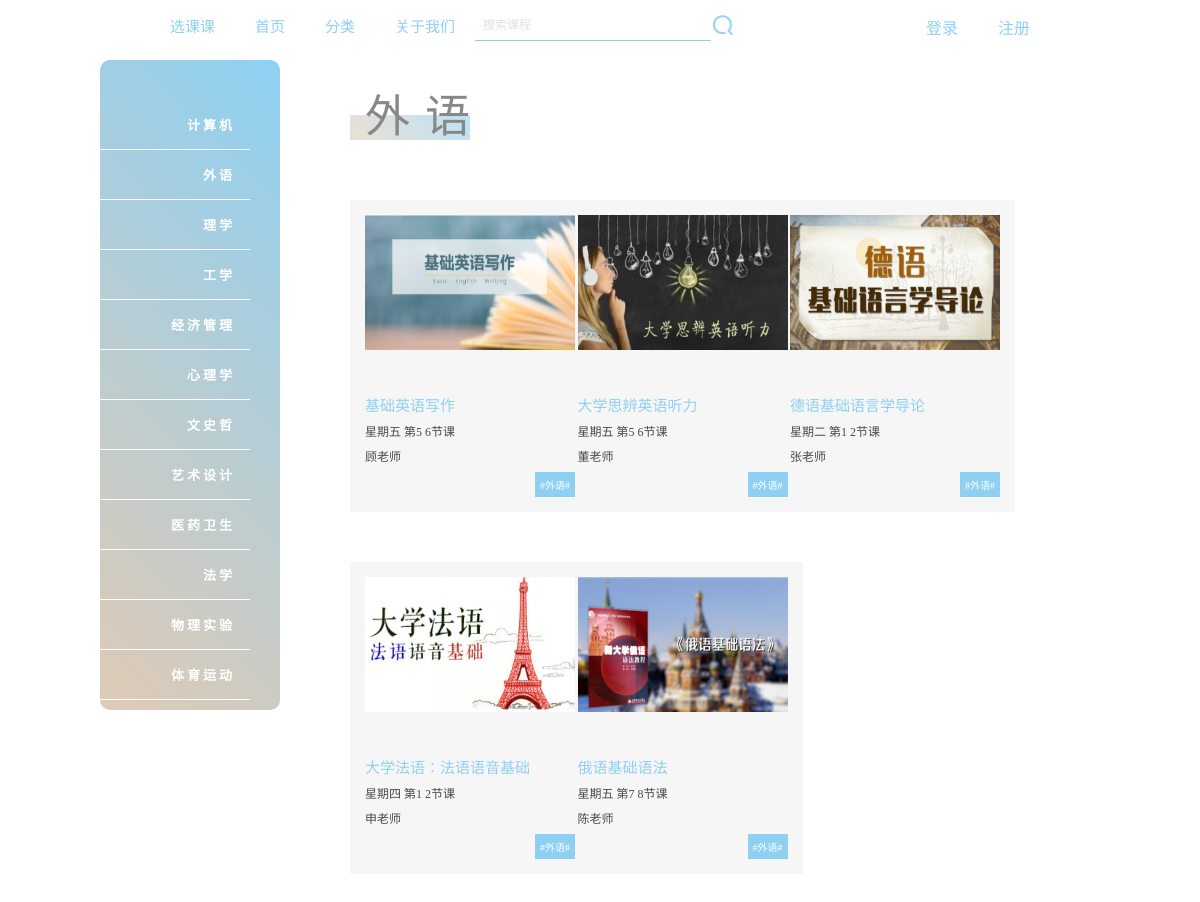
The app's page /sort.php?typekey_id=外语 with its own data.
### tables this page shows
CREATE TABLE `class` (
  `class_type` varchar(40) NOT NULL COMMENT '课程类别',
  `class_name` varchar(40) NOT NULL COMMENT '课程名称',
  `class_teacher` varchar(40) NOT NULL COMMENT '课程讲师',
  `class_day` varchar(20) NOT NULL COMMENT '上课日',
  `class_time` varchar(20) NOT NULL COMMENT '上课课节',
  `class_pic` varchar(100) DEFAULT NULL COMMENT '课程图片',
  `class_des` varchar(2500) DEFAULT NULL COMMENT '课程概述',
  `class_hot` int(5) NOT NULL COMMENT '推荐',
  `class_xuan` int(5) NOT NULL COMMENT '选修',
  `class_room` varchar(40) NOT NULL COMMENT '教室',
  `class_number` int(5) DEFAULT NULL COMMENT '人数',
  `class_id` varchar(10) NOT NULL COMMENT '课程号'
);

### sort.php (the view, shortened to what this page needs)
<?php
   $type_id = $_GET['typekey_id'];
			$sql = "
			SELECT *
			FROM class
			WHERE class_type = '$type_id'
				";
			$result_type = mysql_query($sql)or die('error:'.mysql_error());
 ?>
 <!DOCTYPE html>
<html lang="en">
<head>
<link rel="stylesheet" type="text/css" href="sort/sort.css">
</head>
<body>
	<?php require 'top.php';?>
    <div id="sortline"></div>
	<div id="sort">
	    <ul>
	    <a href="http://localhost/xuankeke/sort.php?typekey_id=计算机">
	    	    <li id="ji01" class="ouli">计算机</li>
	    </a>
	    <a href="http://localhost/xuankeke/sort.php?typekey_id=外语">
	    	<li id="wai02">外语</li>
	    </a>
	    <a href="http://localhost/xuankeke/sort.php?typekey_id=理学">
	    	<li id="li03" class="ouli">理学</li>
	    </a>
	    <a href="http://localhost/xuankeke/sort.php?typekey_id=工学">
	    	<li id="gong04">工学</li>
	    </a>
	    <a href="http://localhost/xuankeke/sort.php?typekey_id=经济管理">
	    	<li id="jing05"class="ouli">经济管理</li>
	    </a>
	    <a href="http://localhost/xuankeke/sort.php?typekey_id=心理学">
	    	<li id="xin06">心理学</li>
	    </a>
	    <a href="http://localhost/xuankeke/sort.php?typekey_id=文史哲">
	    	<li id="wen07"class="ouli">文史哲</li>
	    </a>
	    <a href="http://localhost/xuankeke/sort.php?typekey_id=艺术设计">
	    	<li id="yi08">艺术设计</li>
	    </a>
	    <a href="http://localhost/xuankeke/sort.php?typekey_id=医药卫生">
	    	<li id="yi09"class="ouli">医药卫生</li>
	    </a>
	    <a href="http://localhost/xuankeke/sort.php?typekey_id=法学">
	    	<li id="fa10">法学</li>
	    </a>
	    <a href="http://localhost/xuankeke/sort.php?typekey_id=物理实验">
	    	<li id="wu11"class="ouli">物理实验</li>
	    </a>
	    <a href="http://localhost/xuankeke/sort.php?typekey_id=体育运动">
	    	<li id="ti12">体育运动</li>
	    </a>
	    </ul>
	</div>
	<div id="sortname">
		<div id="abox"></div>
		<p><?php echo $type_id ?></p>
	</div>
	<div>
		<div class="show">
 		<?php while ($row_type = mysql_fetch_array($result_type)) {?>
 				<div class="item">
 					<a href="detail.php?key_id=<?php echo $row_type['class_id']; ?>" target="_blank">
	 					<img src="<?php echo $row_type['class_pic']; ?>" alt="">
	 						<p class="name"><?php echo $row_type['class_name']; ?></p>
	 						<p class="day">
	 							<?php
	 							echo $row_type['class_day'];?>
	 							 第<?php echo $row_type['class_time'];
	 						    ?>节课
	 						</p>
	 						<p class="teacher"><?php echo $row_type['class_teacher']; ?></p>
                        <span class="type">#<?php echo $row_type['class_type']; ?>#</span>
 					</a>
 				</div>
 		<?php } ?>
 	    </div>
 	</div>
</body>
</html>

### top.php (shortened to what this page needs)
<!DOCTYPE html>
<html>
<head>
<link rel="stylesheet" type="text/css" href="top/top.css">
</head>
<body>
<div id="fulltop">
	<div id="top">
		<nav class="box1">
			<ul><li>选课课</li>
				<li><a href="http://localhost/xuankeke/index.php">首页</a></li>
				<a href="http://localhost/xuankeke/sort.php?typekey_id=计算机">
					<li>分类</li>
				</a>
				<li>关于我们</li>
			</ul>
		</nav>
<?php
$con = "
      SELECT *
      FROM users
      WHERE uemail = '".$_SESSION['login']."'";
      $que_1 = mysql_query($con);
      $userinfo = mysql_fetch_array($que_1);
                if (isset($_SESSION['login'])) {?>
	                	<nav class="my1">
	                			<a href="http://localhost/xuankeke/index.php?delete=1">退出</a>
	                			<a href="#">信息</a>
	                			<a href="#timetable" id="kcb" onclick="showtimetable()">课程表</a>
	                			<a href="http://localhost/xuankeke/userinfo.php?user_id=<?php echo $userinfo['uid']?>">
	                				<?php echo $userinfo['uname'] ?>
	                			</a>
	                	</nav>
               <?php }
               else{?>
            <nav class="my1">
        		<a href="http://localhost/xuankeke/login/reg.php">注册</a>
        		<a href="http://localhost/xuankeke/login/index.php">登录</a>
            </nav>
                <?php } ?>
		<div class="search">
			<form name="form_search" action="http://localhost/xuankeke/search.php" target="_block">
				<input type="input" name="search" id="search" placeholder="搜索课程">
			</form>
			<span class="butt-search" id="butt-search" onclick="document.form_search.submit()">
			</span>
		</div>
	</div>
	</div>
</body>
</html>

### sort/sort.css (style rules this page uses)
#sortline { position: fixed; top: 60px; width: 180px; height:650px; margin-left: 100px; border-radius: 10px; z-index: -1; background:linear-gradient(45deg,#dfcab5,#8ed0f2); }
#sort { padding-top: 50px; padding-bottom: 25px; width: 200px; position: fixed; top: 50px; left: 50px; text-align: center; }
#top a { text-decoration: none; color: #fff; text-align: right; }
#sort li { color: #fff; cursor: pointer; list-style:none; padding-right: 15px; font-size: 13px; padding-top:15px; padding-bottom:15px; font-weight: bolder; letter-spacing: 3px; border-bottom: 1px solid #fff; text-align: right; }
#sortname p { position: absolute; top: 60px; left: 345px; font-size: 45px; color: #888888; letter-spacing: 15px; font-family:STXihei; padding: 20px; text-align: center; }
#sortname #abox { width: 120px; height: 25px; background: linear-gradient(45deg,#dfcab5,#8ed0f2); opacity: 0.6; position: absolute; top: 115px; left: 350px; }
#sortname { animation: float 3s ease-in-out infinite; }
.show { padding-top: 200px; padding-bottom: 150px; columns: 4; column-gap: 0px; padding-left: 50px; margin-left: 300px; }
a { text-decoration: none; }
.item { height: auto; width: 210px; background-color: #f6f6f6; padding:15px; margin: 0 0 50px; overflow: hidden; break-inside: avoid; }
img { width: 210px; height: 135px; }
.type { background-color: #8ed0f2; padding:5px; color: #fff; font-size: 10px; float: right; margin-top: 7px; }
.name { margin-top: 40px; font-size: 15px; color: #8ed0f2; }
.day,.teacher { margin-top: 7px; color: rgba(0,0,0,0.7); font-size: 12px; }

### top/top.css (style rules this page uses)
* { padding: 0; margin: 0; }
#top a { text-decoration: none; color: #8ed0f2; }
#top li { text-decoration: none; float: left; list-style: none; margin-top:15px; margin-right: 20px; margin-left: 20px; padding-bottom: 5px; color: #8ed0f2; font-size: 15px; cursor: pointer; }
#fulltop { height: 50px; width: 100%; position: fixed; z-index: 10; background-color: #fff; }
#top { padding-left:150px; }
#top .my1 { float: right; padding-right: 150px; color: #8ed0f2; }
#top .my1 a { float: right; margin-top:15px; margin-right: 20px; margin-left: 20px; padding-bottom: 5px; color: #8ed0f2; }
#top .search { height: 30px; width: 270px; display: inline-block; float: left; left: 900px; margin-top: 10px; transition: all .3s; }
#top .search input { height: 30px; width: 220px; border: none; border-bottom: 1px solid #8ed0f2; color: #8ed0f2; padding:0 8px; outline: none; font-size: 12px; display: inline; float: left; background: none; }
#top .butt-search { height: 30px; width: 30px; background-image: url(/xuankeke/top/images/Search-1.png); display: inline-block; background-position: 0px,0px; background-size: 80%; background-repeat: no-repeat; cursor: pointer; float: left; }

### records on screen
class: shows a picture, class_name "基础英语写作", class_day "星期五", class_time "5 6", class_teacher "顾老师", class_type "外语"
class: class_pic (picture), class_name "大学法语：法语语音基础", class_day "星期四", class_time "1 2", class_teacher "申老师", class_type "外语"
class: shows a picture, class_name "大学思辨英语听力", class_day "星期五", class_time "5 6", class_teacher "董老师", class_type "外语"
class: class_pic (picture), class_name "俄语基础语法", class_day "星期五", class_time "7 8", class_teacher "陈老师", class_type "外语"
class: shows a picture, class_name "德语基础语言学导论", class_day "星期二", class_time "1 2", class_teacher "张老师", class_type "外语"

### other values on screen
$type_id "外语"
